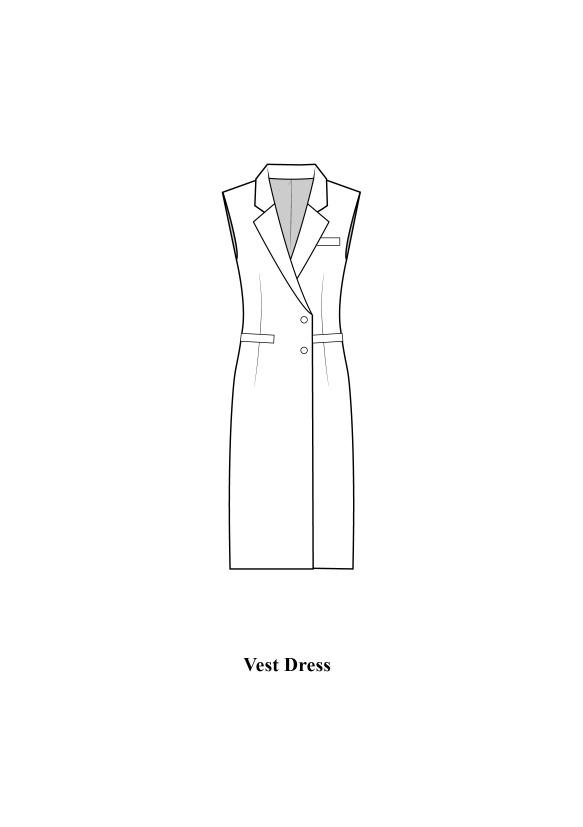
#> input picture datasets/cad_sketches/Dress-01.jpg, 1748 x 2480 px (shown at 1/3 size)
$ python -i sketch_iou.py   (imports and definitions only)
#> lines starting #> are read from the running program, lines starting #| are printed output that depends on the picture; after the words box and inside, x2 and y2 are one past the last pixel; in counts of white or black regions, pixels touching at a corner belong together
"""Sketch edge-overlap metric for generated outputs.

Sketch IoU is higher-is-better: larger values indicate stronger edge overlap
between the original CAD sketch and the generated image.
"""
from __future__ import annotations

from pathlib import Path

import numpy as np
from PIL import Image


def load_grayscale_array(path: str | Path, size: tuple[int, int] = (512, 512)) -> np.ndarray:
    """Load, grayscale, and resize an image for edge-based comparison."""
#> called with path = '../../datasets/cad_sketches/Dress-01.jpg', size = (512, 512)
    image = Image.open(path).convert("L").resize(size, Image.Resampling.LANCZOS)
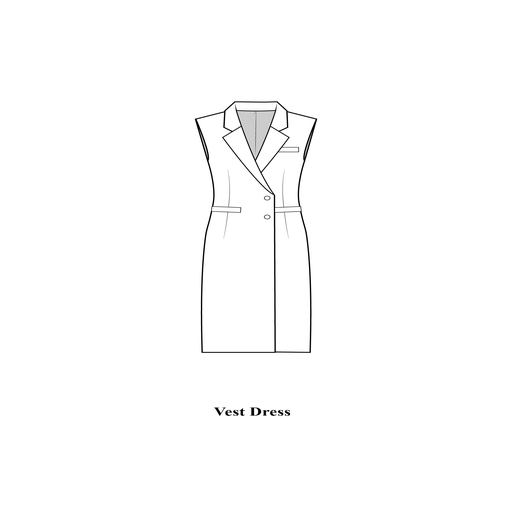
#> image: PIL image 512x512 L; min 0, max 255, mean 252.9
    return np.asarray(image, dtype=np.uint8)


def canny_edge_map(
    path: str | Path,
    size: tuple[int, int] = (512, 512),
    low_threshold: int = 100,
    high_threshold: int = 200,
) -> np.ndarray:
    """Return a binarized Canny edge map.

    OpenCV's Canny implementation is used when available. A small NumPy
    fallback is provided so the metric remains usable in lightweight
    environments.
    """
    gray = load_grayscale_array(path, size=size)
    try:
        import cv2

        edges = cv2.Canny(gray, low_threshold, high_threshold)
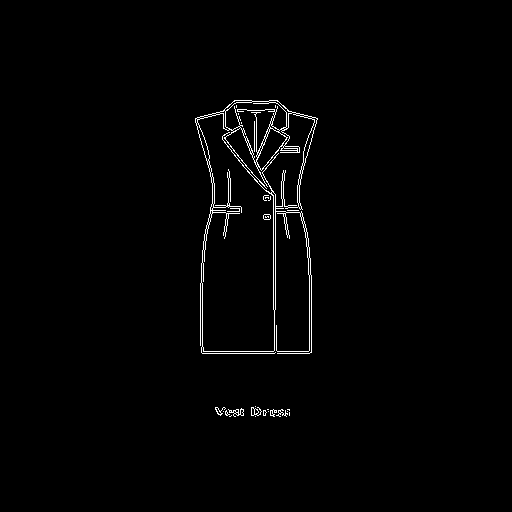
#> edges: shape (512, 512); 1.2% white in thin lines or dots, all inside (x1, y1, x2, y2) = (195, 100, 318, 417)
        return edges > 0
    except ImportError:
        return _canny_edge_map_numpy(gray, low_threshold, high_threshold)


# [126 lines left out: functions compute_sketch_iou, _canny_edge_map_numpy, _gaussian_blur, _sobel_gradients, _non_maximum_suppression, _hysteresis_threshold and 2 more, not called in this run]

>>> result = canny_edge_map('../../datasets/cad_sketches/Dress-01.jpg')
